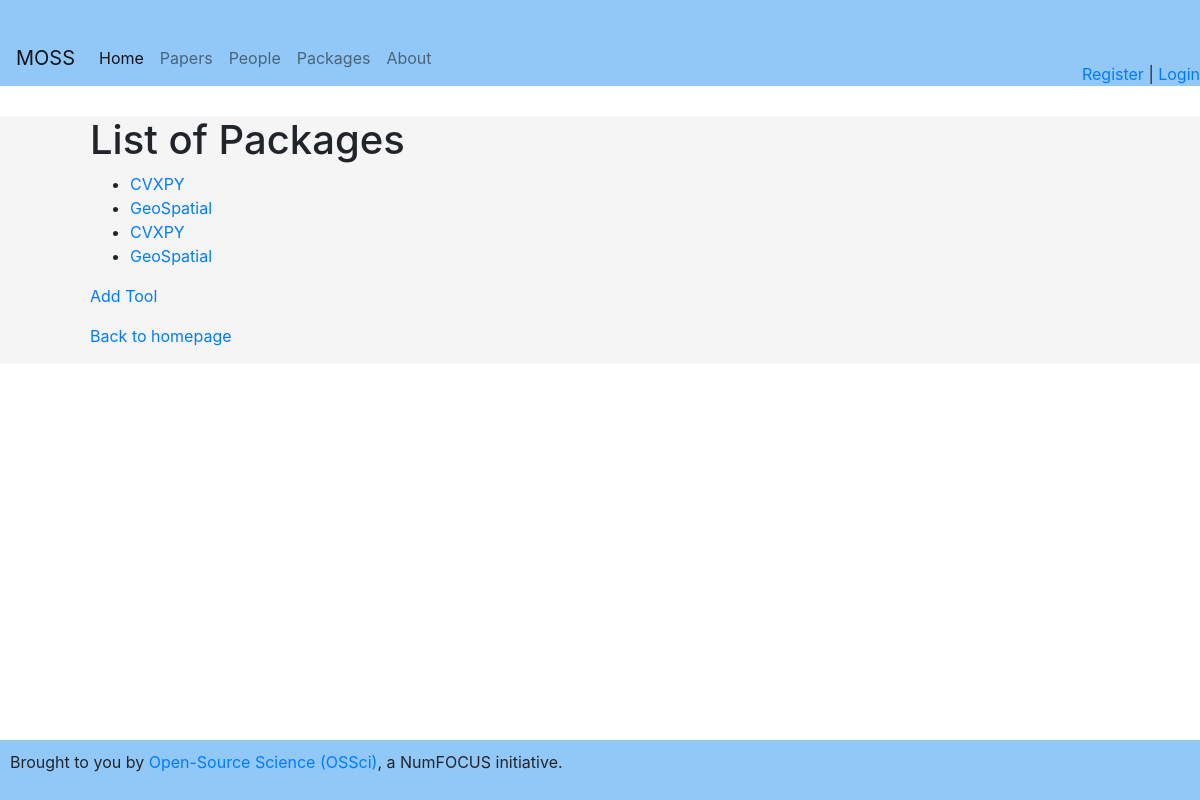
The page /tools on the database as committed earlier.
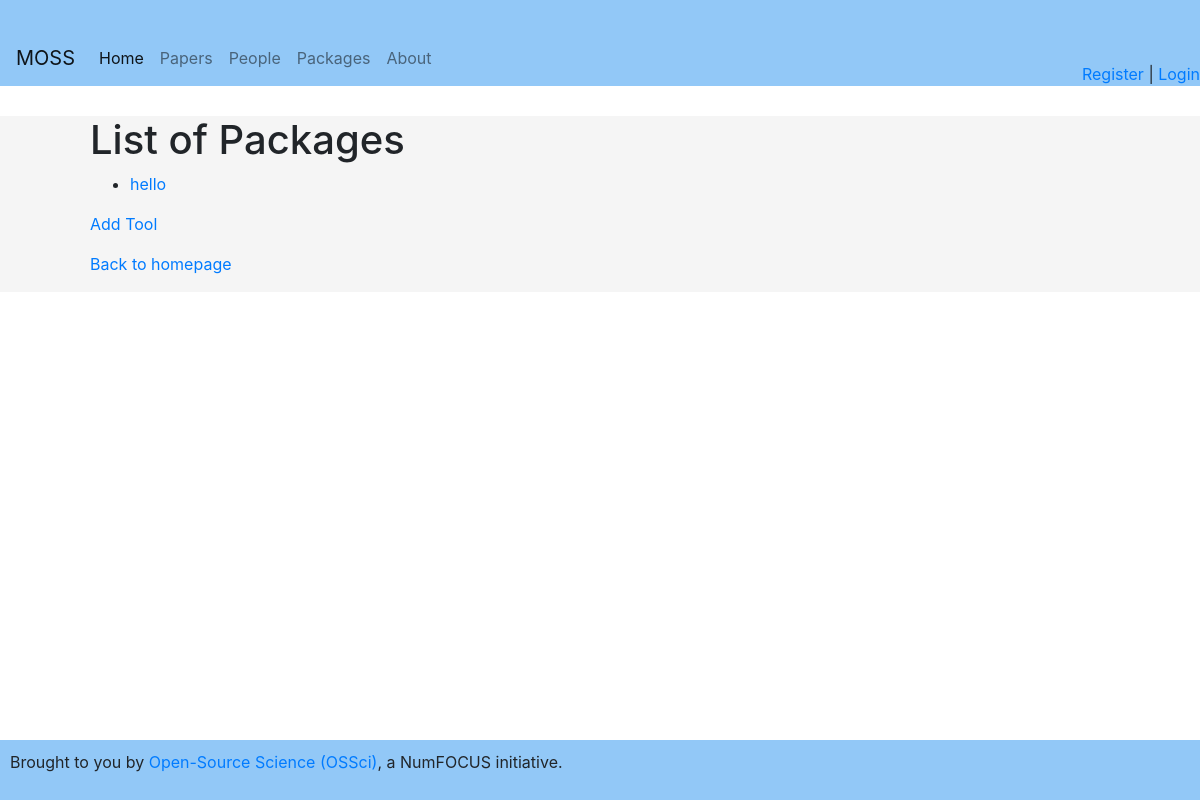
The same page on the database as committed later.
### app.py (models this page shows)
class Tool(db.Model):
    __tablename__ = 'tools'
    id = db.Column(db.Integer, primary_key=True)
    name = db.Column(db.String(120), nullable=False)
    description = db.Column(db.String(500))
    url = db.Column(db.String(200))
    persons = relationship("PackagesPerPerson", back_populates="tool")
    articles = relationship("PackagesPerPaper", back_populates="tool")

### app.py (the view)
@app.route('/tools')
def tools():
    tools = Tool.query.all()
    print(tools)  # Add this line to print the tools data
    return render_template('tools.html', tools=tools)

### app.py (called while the page is built)
@app.context_processor
def inject_current_user():
    return dict(current_user=current_user)

### templates/tools.html
{% extends 'base.html' %}
{% block content %}
  <h1>List of Packages</h1>
  <ul>
    {% for tool in tools %}
      <li><a href="{{ url_for('tool_detail', tool_id=tool.id) }}">{{ tool.name }}</a></li>
    {% endfor %}
  </ul>
  <p>
    <a href="{{ url_for('add_tool') }}">Add Tool</a>
  </p>
  <p>
    <a href="{{ url_for('index') }}">Back to homepage</a>
  </p>
{% endblock %}

Rows that differ between the two databases and show on the page:
removed Tool: name "CVXPY"
removed Tool: name "GeoSpatial"
removed Tool: name "CVXPY"
removed Tool: name "GeoSpatial"
added Tool: name "hello"
